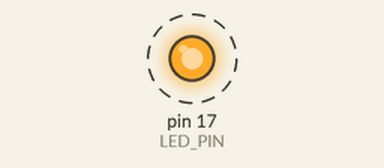
Bench run of a sketch on a simulated Arduino Uno, built with avr-gcc and run on an emulated ATmega328P. Parts: output pins drawn as LEDs (lit = HIGH). Dashed ring = blinking.

Above: at 1.5 s.
Timing chart, 0 to 5.6 s (numbered marks = the images above):
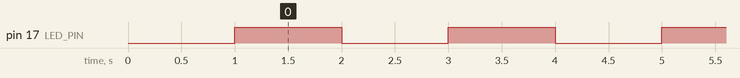

The sketch:

LED_BLINK_Test.ino
```cpp
uint8_t LED_PIN = 17;


void setup() {

// Set Pins.
  pinMode(LED_PIN, OUTPUT);
  delay(1000);

}

void loop() {

// Set Blinking Code
  digitalWrite(LED_PIN, true);
  delay(1000);
  digitalWrite(LED_PIN, false);
  delay(1000);

}
```

Measured:
- by itself, pin 17 (LED_PIN): alternates HIGH for 1.0 s and LOW for 1.0 s
